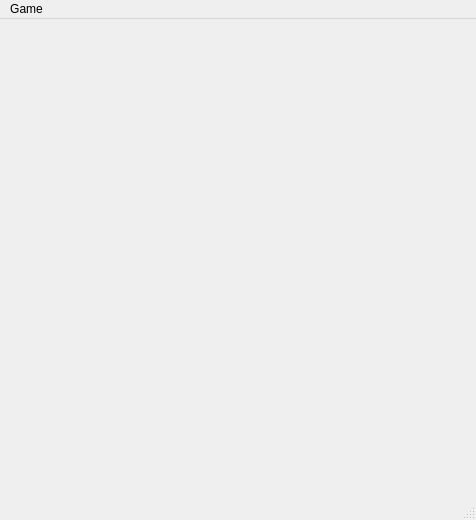
<?xml version="1.0" encoding="UTF-8"?>
<ui version="4.0">
 <class>MainWindow</class>
 <widget class="QMainWindow" name="MainWindow">
  <property name="geometry">
   <rect>
    <x>0</x>
    <y>0</y>
    <width>476</width>
    <height>520</height>
   </rect>
  </property>
  <property name="windowTitle">
   <string>Sudoku Game</string>
  </property>
  <widget class="QWidget" name="centralwidget">
   <widget class="QWidget" name="gridLayoutWidget">
    <property name="geometry">
     <rect>
      <x>10</x>
      <y>10</y>
      <width>461</width>
      <height>461</height>
     </rect>
    </property>
    <layout class="QGridLayout" name="grid_layout"/>
   </widget>
  </widget>
  <widget class="QMenuBar" name="menubar">
   <property name="geometry">
    <rect>
     <x>0</x>
     <y>0</y>
     <width>476</width>
     <height>22</height>
    </rect>
   </property>
   <widget class="QMenu" name="menuFile">
    <property name="title">
     <string>Game</string>
    </property>
    <addaction name="menu_new"/>
    <addaction name="menu_openfile"/>
   </widget>
   <addaction name="menuFile"/>
  </widget>
  <widget class="QStatusBar" name="statusbar"/>
  <action name="menu_new">
   <property name="text">
    <string>New Game</string>
   </property>
  </action>
  <action name="menu_openfile">
   <property name="text">
    <string>Open File</string>
   </property>
  </action>
 </widget>
 <resources/>
 <connections/>
</ui>
